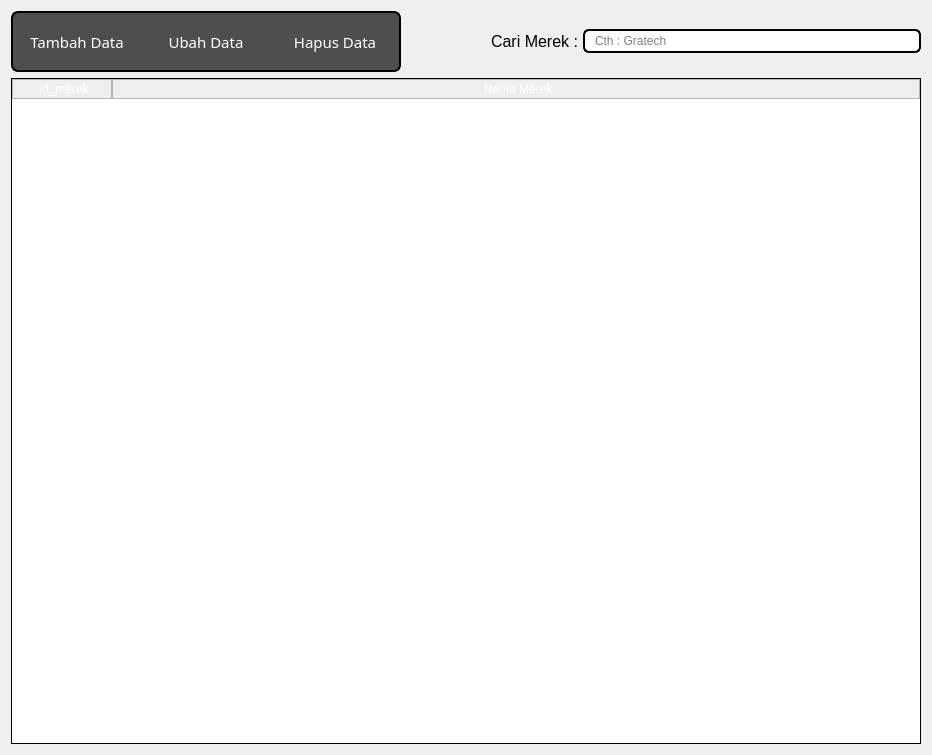
<?xml version="1.0" encoding="UTF-8"?>
<ui version="4.0">
 <class>Form</class>
 <widget class="QWidget" name="Form">
  <property name="geometry">
   <rect>
    <x>0</x>
    <y>0</y>
    <width>932</width>
    <height>755</height>
   </rect>
  </property>
  <property name="windowTitle">
   <string>Form</string>
  </property>
  <layout class="QVBoxLayout" name="verticalLayout_2">
   <item>
    <layout class="QVBoxLayout" name="verticalLayout">
     <item>
      <layout class="QHBoxLayout" name="horizontalLayout">
       <property name="spacing">
        <number>0</number>
       </property>
       <item>
        <widget class="QPushButton" name="addButton">
         <property name="sizePolicy">
          <sizepolicy hsizetype="Expanding" vsizetype="Expanding">
           <horstretch>0</horstretch>
           <verstretch>0</verstretch>
          </sizepolicy>
         </property>
         <property name="maximumSize">
          <size>
           <width>130</width>
           <height>61</height>
          </size>
         </property>
         <property name="font">
          <font>
           <family>Sans Serif Collection</family>
           <pointsize>11</pointsize>
          </font>
         </property>
         <property name="styleSheet">
          <string notr="true">QPushButton {color:white; background-color:#4E4E4E;border:2px solid black;border-right:0px;
border-top-left-radius: 7px;
border-bottom-left-radius: 7px;
padding: 0 8px;}




QPushButton:hover:!pressed {
 background-color:#262626;
border-style:inset
}

QPushButton:hover {
 background-color:#171717
}


</string>
         </property>
         <property name="text">
          <string>Tambah Data</string>
         </property>
        </widget>
       </item>
       <item>
        <widget class="QPushButton" name="editButton">
         <property name="sizePolicy">
          <sizepolicy hsizetype="Expanding" vsizetype="Expanding">
           <horstretch>0</horstretch>
           <verstretch>0</verstretch>
          </sizepolicy>
         </property>
         <property name="maximumSize">
          <size>
           <width>130</width>
           <height>61</height>
          </size>
         </property>
         <property name="font">
          <font>
           <family>Sans Serif Collection</family>
           <pointsize>11</pointsize>
          </font>
         </property>
         <property name="styleSheet">
          <string notr="true">QPushButton:disabled {
    color: rgba(0,0, 0, 100)
}

QPushButton {color:white; background-color:#4E4E4E;border:2px solid black;border-right:0px;border-left:0px;
padding: 0 8px;
}

QPushButton:hover:!pressed {
 background-color: #262626;
border-style:inset
}

QPushButton:hover {
 background-color:#171717
}





QPushButton:hover {
  background-color:rgb(61, 61, 61)
}

</string>
         </property>
         <property name="text">
          <string>Ubah Data</string>
         </property>
        </widget>
       </item>
       <item>
        <widget class="QPushButton" name="deleteButton">
         <property name="sizePolicy">
          <sizepolicy hsizetype="Expanding" vsizetype="Expanding">
           <horstretch>0</horstretch>
           <verstretch>0</verstretch>
          </sizepolicy>
         </property>
         <property name="maximumSize">
          <size>
           <width>130</width>
           <height>61</height>
          </size>
         </property>
         <property name="font">
          <font>
           <family>Sans Serif Collection</family>
           <pointsize>11</pointsize>
          </font>
         </property>
         <property name="styleSheet">
          <string notr="true">QPushButton:disabled {
    color: rgba(0,0, 0, 100)
}

QPushButton {color:white; background-color:#4E4E4E;border:2px solid black;border-left:0px;border-top-right-radius: 7px;
border-bottom-right-radius: 7px;
padding: 0 8px;
}

QPushButton:hover:!pressed {
 background-color: #262626;
border-style:inset
}

QPushButton:hover {
 background-color:#171717
}
</string>
         </property>
         <property name="text">
          <string>Hapus Data</string>
         </property>
        </widget>
       </item>
       <item>
        <spacer name="horizontalSpacer">
         <property name="orientation">
          <enum>Qt::Horizontal</enum>
         </property>
         <property name="sizeType">
          <enum>QSizePolicy::Minimum</enum>
         </property>
         <property name="sizeHint" stdset="0">
          <size>
           <width>90</width>
           <height>20</height>
          </size>
         </property>
        </spacer>
       </item>
       <item>
        <widget class="QLabel" name="label">
         <property name="styleSheet">
          <string notr="true">color:black;</string>
         </property>
         <property name="text">
          <string>&lt;html&gt;&lt;head/&gt;&lt;body&gt;&lt;p&gt;&lt;span style=&quot; font-size:12pt;&quot;&gt;Cari Merek : &lt;/span&gt;&lt;/p&gt;&lt;/body&gt;&lt;/html&gt;</string>
         </property>
        </widget>
       </item>
       <item>
        <widget class="QLineEdit" name="searchField">
         <property name="styleSheet">
          <string notr="true">border: 2px solid black;
border-radius: 6px;
padding: 0 8px;
min-height: 20px ;
max-height:20px;
selection-background-color: gray;
color:black
</string>
         </property>
         <property name="text">
          <string/>
         </property>
         <property name="placeholderText">
          <string>Cth : Gratech</string>
         </property>
        </widget>
       </item>
      </layout>
     </item>
     <item>
      <widget class="QTableWidget" name="merekTable">
       <property name="styleSheet">
        <string notr="true">QTableWidget{

border: 1px solid black ;

border-color:black;


}


QHeaderView::section {
    background-color: qlineargradient(x1:0, y1:0, x2:0, y2:1,
                                      stop:0 #616161, stop: 0.5 #000000,
                                      stop: 0.6 #000000, stop:1 #656565);
    color: white;
    padding-left: 4px;
    border: 1px solid #B5B5B5;

}


QTableWidget QTableCornerButton::section {
  background-color: qlineargradient(x1:0, y1:0, x2:0, y2:1,
                                      stop:0 #616161, stop: 0.5 #000000,
                                      stop: 0.6 #000000, stop:1 #656565); }


</string>
       </property>
       <property name="sizeAdjustPolicy">
        <enum>QAbstractScrollArea::AdjustToContents</enum>
       </property>
       <property name="editTriggers">
        <set>QAbstractItemView::NoEditTriggers</set>
       </property>
       <property name="dragDropOverwriteMode">
        <bool>false</bool>
       </property>
       <property name="selectionMode">
        <enum>QAbstractItemView::SingleSelection</enum>
       </property>
       <property name="selectionBehavior">
        <enum>QAbstractItemView::SelectRows</enum>
       </property>
       <property name="verticalScrollMode">
        <enum>QAbstractItemView::ScrollPerItem</enum>
       </property>
       <property name="showGrid">
        <bool>true</bool>
       </property>
       <property name="sortingEnabled">
        <bool>false</bool>
       </property>
       <attribute name="horizontalHeaderVisible">
        <bool>true</bool>
       </attribute>
       <attribute name="horizontalHeaderDefaultSectionSize">
        <number>100</number>
       </attribute>
       <attribute name="horizontalHeaderStretchLastSection">
        <bool>true</bool>
       </attribute>
       <column>
        <property name="text">
         <string>id_merek</string>
        </property>
       </column>
       <column>
        <property name="text">
         <string>Nama Merek</string>
        </property>
       </column>
      </widget>
     </item>
    </layout>
   </item>
  </layout>
 </widget>
 <resources/>
 <connections/>
</ui>
